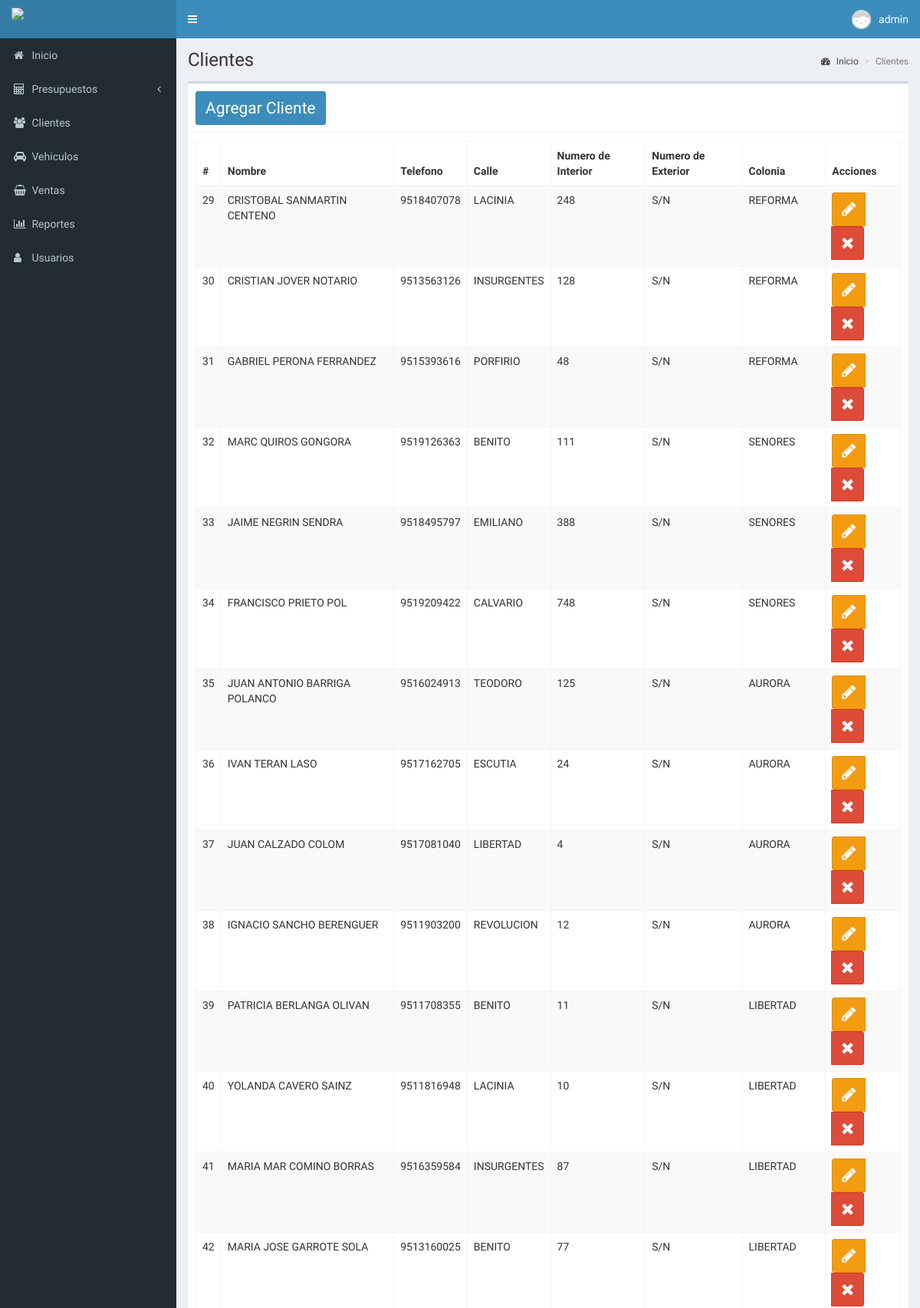
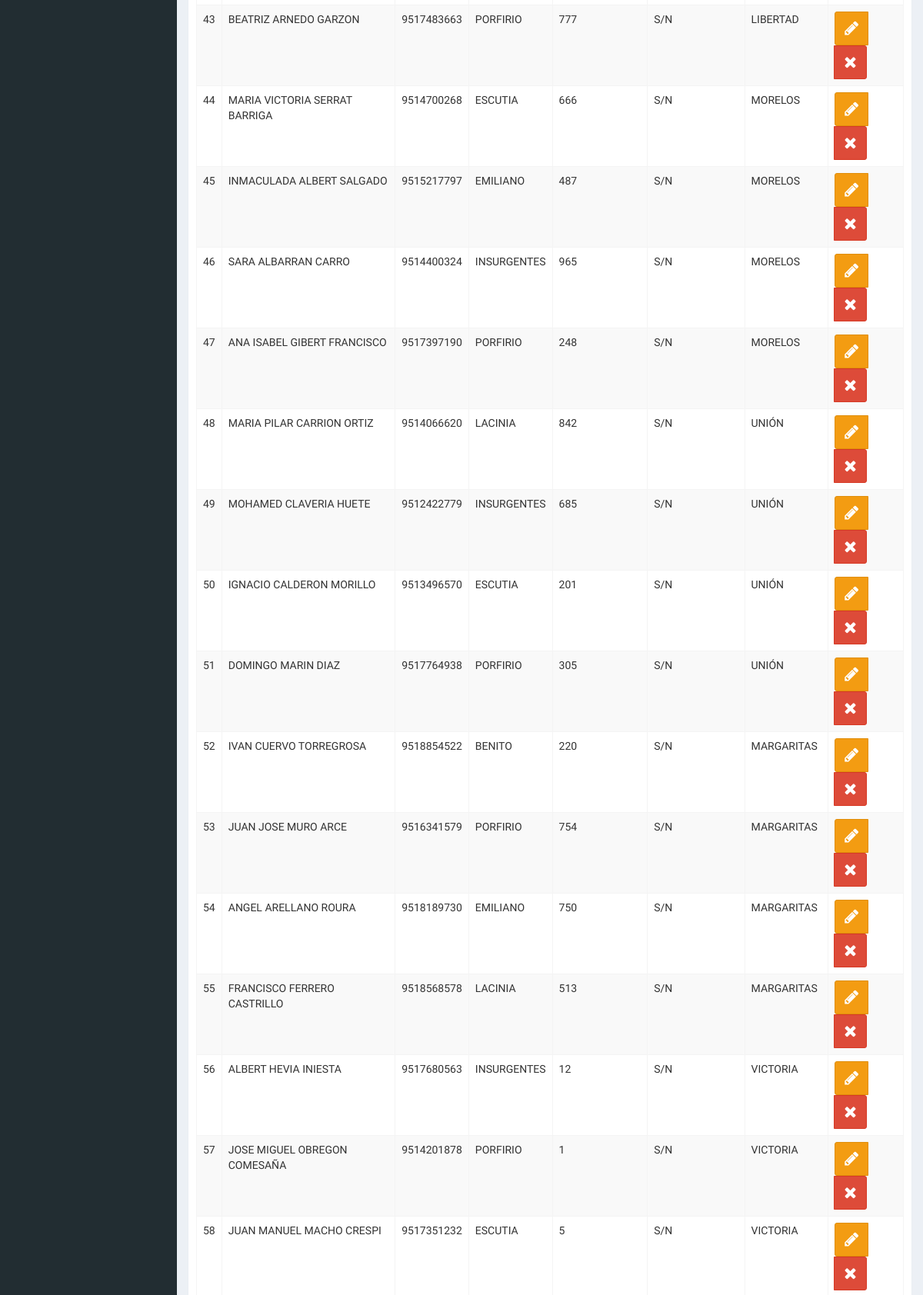
The app's page /clientes (signed in, upper part) with its own data (2 pictures, top to bottom).
### tables this page shows
CREATE TABLE `cliente` (
  `id_c` int(11) NOT NULL,
  `nombre` varchar(60) DEFAULT NULL,
  `telefono` varchar(15) DEFAULT NULL,
  `calle` varchar(255) DEFAULT NULL,
  `inter` varchar(5) DEFAULT NULL,
  `colonia` varchar(255) DEFAULT NULL,
  `exter` varchar(5) NOT NULL
);

### controladores/plantilla.controlador.php (called while the page is built)
<?php
class ControladorPlantilla{
	public static function ctrPlantilla(){
		include "vistas/plantilla.php";
	}
}

### index.php (called while the page is built, shortened)
<?php
require_once "controladores/plantilla.controlador.php";
require_once "controladores/clientes.controlador.php";
require_once "controladores/reportes.controlador.php";
require_once "modelos/clientes.modelo.php";
$plantilla = new ControladorPlantilla();
$plantilla -> ctrPlantilla();

### controladores/clientes.controlador.php (called while the page is built, shortened)
<?php
class ControladorCliente
{
    public static function ctrMostrarClientes($item, $valor){
        $tabla = "cliente";
        $respuesta = ModeloClientes::MdlMostrarClientes($tabla, $item, $valor);
        return $respuesta;
    }
}

### modelos/conexion.php (called while the page is built)
<?php
class Conexion{
	 public static function conectar(){
		$link = new PDO("mysql:host=localhost;dbname=luismart",
			            "root",
			            "");
		$link -> exec("set names utf8");
		return $link;
	}
}

### modelos/clientes.modelo.php (called while the page is built, shortened)
<?php
require_once "conexion.php";
class ModeloClientes
{
	public static function MdlMostrarClientes($tabla, $item, $valor)
	{
		if ($item != null) {
			$stmt = Conexion::conectar()->prepare("SELECT * FROM $tabla WHERE $item = :$item");
			$stmt->bindParam(":" . $item, $valor, PDO::PARAM_STR);
			$stmt->execute();
			return $stmt->fetch();
		} else {
			$stmt = Conexion::conectar()->prepare("SELECT * FROM $tabla");
			$stmt->execute();
			return $stmt->fetchAll();
		}
	}
}

### vistas/modulos/clientes.php (the view, shortened to what this page needs)
<div class="content-wrapper">
  <section class="content-header">
    <h1>
      Clientes
    </h1>
    <ol class="breadcrumb">
      <li><a href="#"><i class="fa fa-dashboard"></i> Inicio</a></li>
      <li class="active">Clientes</li>
    </ol>
  </section>
  <section class="content">
    <div class="box">
      <div class="box-header with-border">
        <button class="btn btn-primary" data-toggle="modal" data-target="#modalAgregarC">Agregar Cliente</button>
      </div>
      <div class="box-body">
        <table class="table table-bordered table-striped dt-responsive tablas" width="100%">
          <thead>
            <tr>
              <th style="width: 10px">#</th>
              <th>Nombre</th>
              <th>Telefono</th>
              <th>Calle</th>
              <th>Numero de Interior</th>
              <th>Numero de Exterior</th>
              <th>Colonia</th>
              <th>Acciones</th>
            </tr>
          </thead>
          <tbody>
            <?php
            $item = null;
            $valor = null;
            $clientes = ControladorCliente::ctrMostrarClientes($item, $valor);
            foreach ($clientes as $key => $value) {
              echo '<tr>
                  <td>' . $value["id_c"] . '</td>
                  <td>' . $value["nombre"] . '</td>
                  <td>' . $value["telefono"] . '</td>
                  <td>' . $value["calle"] . '</td>
                  <td>' . $value["inter"] . '</td>
                  <td>' . $value["exter"] . '</td>
                  <td>' . $value["colonia"] . '</td>
                  <td>
                    <div class="btn-group">
                      <button class="btn btn-warning btnEditarCliente" idCliente="' . $value["id_c"] . '" data-toggle="modal" data-target="#modalEditarUsuario"><i class="fa fa-pencil"></i></button>';
                      if($_SESSION["perfil"] == "administrador" || $_SESSION["perfil"] == "Jefetaller"){
                        echo'<button class="btn btn-danger btnEliminarCliente" idCliente="' . $value["id_c"] . '"><i class="fa fa-times"></i></button>';
                      }
                    echo'</div>
                  </td>
                </tr>';
            }
            ?>
          </tbody>
        </table>
      </div>
  </section>
</div>

### vistas/css/style.css (style rules this page uses)
.btn { font-size: 1.5em; }

### records on screen
cliente: id_c "29", nombre "CRISTOBAL SANMARTIN CENTENO", telefono "9518407078", calle "LACINIA", inter "248", exter "S/N", colonia "REFORMA"
cliente: id_c "30", nombre "CRISTIAN JOVER NOTARIO", telefono "9513563126", calle "INSURGENTES", inter "128", exter "S/N", colonia "REFORMA"
cliente: id_c "31", nombre "GABRIEL PERONA FERRANDEZ", telefono "9515393616", calle "PORFIRIO", inter "48", exter "S/N", colonia "REFORMA"
cliente: id_c "32", nombre "MARC QUIROS GONGORA", telefono "9519126363", calle "BENITO", inter "111", exter "S/N", colonia "SENORES"
cliente: id_c "33", nombre "JAIME NEGRIN SENDRA", telefono "9518495797", calle "EMILIANO", inter "388", exter "S/N", colonia "SENORES"
cliente: id_c "34", nombre "FRANCISCO PRIETO POL", telefono "9519209422", calle "CALVARIO", inter "748", exter "S/N", colonia "SENORES"
cliente: id_c "35", nombre "JUAN ANTONIO BARRIGA POLANCO", telefono "9516024913", calle "TEODORO", inter "125", exter "S/N", colonia "AURORA"
cliente: id_c "36", nombre "IVAN TERAN LASO", telefono "9517162705", calle "ESCUTIA", inter "24", exter "S/N", colonia "AURORA"
cliente: id_c "37", nombre "JUAN CALZADO COLOM", telefono "9517081040", calle "LIBERTAD", inter "4", exter "S/N", colonia "AURORA"
cliente: id_c "38", nombre "IGNACIO SANCHO BERENGUER", telefono "9511903200", calle "REVOLUCION", inter "12", exter "S/N", colonia "AURORA"
cliente: id_c "39", nombre "PATRICIA BERLANGA OLIVAN", telefono "9511708355", calle "BENITO", inter "11", exter "S/N", colonia "LIBERTAD"
cliente: id_c "40", nombre "YOLANDA CAVERO SAINZ", telefono "9511816948", calle "LACINIA", inter "10", exter "S/N", colonia "LIBERTAD"
cliente: id_c "41", nombre "MARIA MAR COMINO BORRAS", telefono "9516359584", calle "INSURGENTES", inter "87", exter "S/N", colonia "LIBERTAD"
cliente: id_c "42", nombre "MARIA JOSE GARROTE SOLA", telefono "9513160025", calle "BENITO", inter "77", exter "S/N", colonia "LIBERTAD"
cliente: id_c "43", nombre "BEATRIZ ARNEDO GARZON", telefono "9517483663", calle "PORFIRIO", inter "777", exter "S/N", colonia "LIBERTAD"
cliente: id_c "44", nombre "MARIA VICTORIA SERRAT BARRIGA", telefono "9514700268", calle "ESCUTIA", inter "666", exter "S/N", colonia "MORELOS"
cliente: id_c "45", nombre "INMACULADA ALBERT SALGADO", telefono "9515217797", calle "EMILIANO", inter "487", exter "S/N", colonia "MORELOS"
cliente: id_c "46", nombre "SARA ALBARRAN CARRO", telefono "9514400324", calle "INSURGENTES", inter "965", exter "S/N", colonia "MORELOS"
cliente: id_c "47", nombre "ANA ISABEL GIBERT FRANCISCO", telefono "9517397190", calle "PORFIRIO", inter "248", exter "S/N", colonia "MORELOS"
cliente: id_c "48", nombre "MARIA PILAR CARRION ORTIZ", telefono "9514066620", calle "LACINIA", inter "842", exter "S/N", colonia "UNIÓN"
cliente: id_c "49", nombre "MOHAMED CLAVERIA HUETE", telefono "9512422779", calle "INSURGENTES", inter "685", exter "S/N", colonia "UNIÓN"
cliente: id_c "50", nombre "IGNACIO CALDERON MORILLO", telefono "9513496570", calle "ESCUTIA", inter "201", exter "S/N", colonia "UNIÓN"
cliente: id_c "51", nombre "DOMINGO MARIN DIAZ", telefono "9517764938", calle "PORFIRIO", inter "305", exter "S/N", colonia "UNIÓN"
cliente: id_c "52", nombre "IVAN CUERVO TORREGROSA", telefono "9518854522", calle "BENITO", inter "220", exter "S/N", colonia "MARGARITAS"
cliente: id_c "53", nombre "JUAN JOSE MURO ARCE", telefono "9516341579", calle "PORFIRIO", inter "754", exter "S/N", colonia "MARGARITAS"
cliente: id_c "54", nombre "ANGEL ARELLANO ROURA", telefono "9518189730", calle "EMILIANO", inter "750", exter "S/N", colonia "MARGARITAS"
cliente: id_c "55", nombre "FRANCISCO FERRERO CASTRILLO", telefono "9518568578", calle "LACINIA", inter "513", exter "S/N", colonia "MARGARITAS"
cliente: id_c "56", nombre "ALBERT HEVIA INIESTA", telefono "9517680563", calle "INSURGENTES", inter "12", exter "S/N", colonia "VICTORIA"
cliente: id_c "57", nombre "JOSE MIGUEL OBREGON COMESAÑA", telefono "9514201878", calle "PORFIRIO", inter "1", exter "S/N", colonia "VICTORIA"
cliente: id_c "58", nombre "JUAN MANUEL MACHO CRESPI", telefono "9517351232", calle "ESCUTIA", inter "5", exter "S/N", colonia "VICTORIA"

### other values on screen
$_SESSION["nombre"] "admin"
